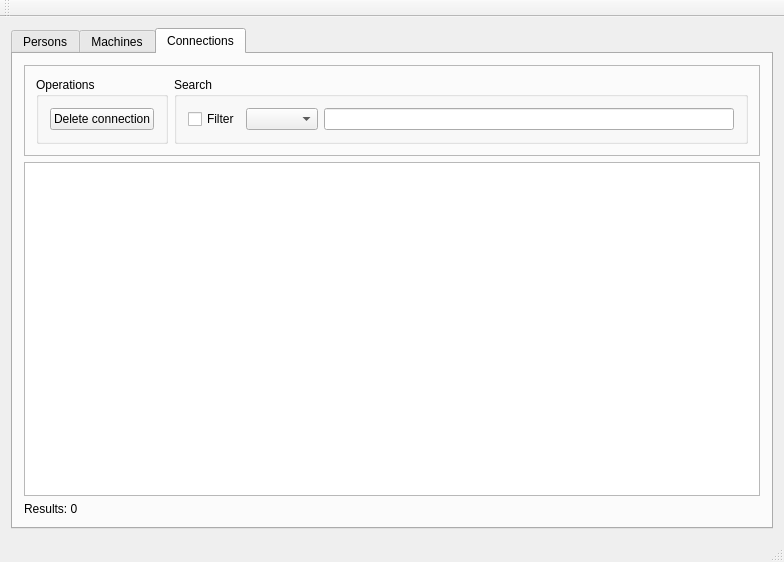
<?xml version="1.0" encoding="UTF-8"?>
<ui version="4.0">
 <class>MainWindow</class>
 <widget class="QMainWindow" name="MainWindow">
  <property name="geometry">
   <rect>
    <x>0</x>
    <y>0</y>
    <width>784</width>
    <height>562</height>
   </rect>
  </property>
  <property name="windowTitle">
   <string>Person Ex Machina</string>
  </property>
  <widget class="QWidget" name="centralWidget">
   <layout class="QVBoxLayout" name="verticalLayout">
    <item>
     <widget class="QTabWidget" name="tableTabs">
      <property name="currentIndex">
       <number>2</number>
      </property>
      <widget class="QWidget" name="personsTableTab">
       <attribute name="title">
        <string>Persons</string>
       </attribute>
       <layout class="QVBoxLayout" name="verticalLayout_2">
        <item>
         <widget class="QFrame" name="frame">
          <property name="frameShape">
           <enum>QFrame::StyledPanel</enum>
          </property>
          <property name="frameShadow">
           <enum>QFrame::Raised</enum>
          </property>
          <layout class="QHBoxLayout" name="horizontalLayout">
           <item>
            <widget class="QGroupBox" name="groupBox">
             <property name="sizePolicy">
              <sizepolicy hsizetype="Minimum" vsizetype="Minimum">
               <horstretch>0</horstretch>
               <verstretch>0</verstretch>
              </sizepolicy>
             </property>
             <property name="title">
              <string>Operations</string>
             </property>
             <layout class="QHBoxLayout" name="horizontalLayout_4">
              <item>
               <widget class="QPushButton" name="personAddButton">
                <property name="text">
                 <string>Add</string>
                </property>
               </widget>
              </item>
              <item>
               <widget class="QPushButton" name="personEditButton">
                <property name="text">
                 <string>Edit</string>
                </property>
               </widget>
              </item>
              <item>
               <widget class="QPushButton" name="personDeleteButton">
                <property name="text">
                 <string>Delete</string>
                </property>
               </widget>
              </item>
             </layout>
            </widget>
           </item>
           <item>
            <widget class="QGroupBox" name="groupBox_2">
             <property name="title">
              <string>Search</string>
             </property>
             <layout class="QHBoxLayout" name="horizontalLayout_5">
              <item>
               <widget class="QCheckBox" name="personFilterCheckBox">
                <property name="text">
                 <string>Filter</string>
                </property>
               </widget>
              </item>
              <item>
               <widget class="QComboBox" name="personSearchComboBox">
                <property name="currentText">
                 <string/>
                </property>
                <property name="currentIndex">
                 <number>-1</number>
                </property>
               </widget>
              </item>
              <item>
               <widget class="QLineEdit" name="personSearchField"/>
              </item>
             </layout>
            </widget>
           </item>
          </layout>
         </widget>
        </item>
        <item>
         <widget class="QTableView" name="personTable">
          <property name="contextMenuPolicy">
           <enum>Qt::CustomContextMenu</enum>
          </property>
          <property name="editTriggers">
           <set>QAbstractItemView::NoEditTriggers</set>
          </property>
         </widget>
        </item>
        <item>
         <widget class="QLabel" name="personResultsLabel">
          <property name="text">
           <string>Results: 0</string>
          </property>
         </widget>
        </item>
       </layout>
      </widget>
      <widget class="QWidget" name="machinesTableTab">
       <attribute name="title">
        <string>Machines</string>
       </attribute>
       <layout class="QVBoxLayout" name="verticalLayout_3">
        <item>
         <widget class="QFrame" name="frame_2">
          <property name="frameShape">
           <enum>QFrame::StyledPanel</enum>
          </property>
          <property name="frameShadow">
           <enum>QFrame::Raised</enum>
          </property>
          <layout class="QHBoxLayout" name="horizontalLayout_2">
           <item>
            <widget class="QGroupBox" name="groupBox_4">
             <property name="sizePolicy">
              <sizepolicy hsizetype="Minimum" vsizetype="Minimum">
               <horstretch>0</horstretch>
               <verstretch>0</verstretch>
              </sizepolicy>
             </property>
             <property name="title">
              <string>Operations</string>
             </property>
             <layout class="QHBoxLayout" name="horizontalLayout_7">
              <item>
               <widget class="QPushButton" name="machinesAddButton">
                <property name="text">
                 <string>Add</string>
                </property>
               </widget>
              </item>
              <item>
               <widget class="QPushButton" name="machinesEditButton">
                <property name="text">
                 <string>Edit</string>
                </property>
               </widget>
              </item>
              <item>
               <widget class="QPushButton" name="machinesDeleteButton">
                <property name="text">
                 <string>Delete</string>
                </property>
               </widget>
              </item>
             </layout>
            </widget>
           </item>
           <item>
            <widget class="QGroupBox" name="groupBox_3">
             <property name="title">
              <string>Search</string>
             </property>
             <layout class="QHBoxLayout" name="horizontalLayout_6">
              <item>
               <widget class="QCheckBox" name="machinesFilterCheckBox">
                <property name="text">
                 <string>Filter</string>
                </property>
               </widget>
              </item>
              <item>
               <widget class="QComboBox" name="machinesSearchComboBox">
                <property name="currentText">
                 <string/>
                </property>
                <property name="currentIndex">
                 <number>-1</number>
                </property>
               </widget>
              </item>
              <item>
               <widget class="QLineEdit" name="machinesSearchField"/>
              </item>
             </layout>
            </widget>
           </item>
          </layout>
         </widget>
        </item>
        <item>
         <widget class="QTableView" name="machineTable"/>
        </item>
        <item>
         <widget class="QLabel" name="machinesResultsLabel">
          <property name="text">
           <string>Results: 0</string>
          </property>
         </widget>
        </item>
       </layout>
      </widget>
      <widget class="QWidget" name="connectionTableTab">
       <attribute name="title">
        <string>Connections</string>
       </attribute>
       <layout class="QVBoxLayout" name="verticalLayout_4">
        <item>
         <widget class="QFrame" name="frame_3">
          <property name="frameShape">
           <enum>QFrame::StyledPanel</enum>
          </property>
          <property name="frameShadow">
           <enum>QFrame::Raised</enum>
          </property>
          <layout class="QHBoxLayout" name="horizontalLayout_3">
           <item>
            <widget class="QGroupBox" name="groupBox_5">
             <property name="sizePolicy">
              <sizepolicy hsizetype="Minimum" vsizetype="Minimum">
               <horstretch>0</horstretch>
               <verstretch>0</verstretch>
              </sizepolicy>
             </property>
             <property name="title">
              <string>Operations</string>
             </property>
             <layout class="QHBoxLayout" name="horizontalLayout_8">
              <item>
               <widget class="QPushButton" name="connectionsDeleteButton">
                <property name="text">
                 <string>Delete connection</string>
                </property>
               </widget>
              </item>
             </layout>
            </widget>
           </item>
           <item>
            <widget class="QGroupBox" name="groupBox_6">
             <property name="title">
              <string>Search</string>
             </property>
             <layout class="QHBoxLayout" name="horizontalLayout_9">
              <item>
               <widget class="QCheckBox" name="connectionsFilterCheckBox">
                <property name="text">
                 <string>Filter</string>
                </property>
               </widget>
              </item>
              <item>
               <widget class="QComboBox" name="connectionsSearchComboBox">
                <property name="currentText">
                 <string/>
                </property>
                <property name="currentIndex">
                 <number>-1</number>
                </property>
               </widget>
              </item>
              <item>
               <widget class="QLineEdit" name="connectionsSearchField"/>
              </item>
             </layout>
            </widget>
           </item>
          </layout>
         </widget>
        </item>
        <item>
         <widget class="QTableView" name="connectionsTable"/>
        </item>
        <item>
         <widget class="QLabel" name="connectionsResultsLabel">
          <property name="text">
           <string>Results: 0</string>
          </property>
         </widget>
        </item>
       </layout>
      </widget>
     </widget>
    </item>
   </layout>
  </widget>
  <widget class="QMenuBar" name="menuBar">
   <property name="geometry">
    <rect>
     <x>0</x>
     <y>0</y>
     <width>784</width>
     <height>22</height>
    </rect>
   </property>
  </widget>
  <widget class="QToolBar" name="mainToolBar">
   <attribute name="toolBarArea">
    <enum>TopToolBarArea</enum>
   </attribute>
   <attribute name="toolBarBreak">
    <bool>false</bool>
   </attribute>
  </widget>
  <widget class="QStatusBar" name="statusBar"/>
  <action name="actionDeletePerson">
   <property name="text">
    <string>Delete</string>
   </property>
  </action>
  <action name="actionEditPerson">
   <property name="text">
    <string>Edit</string>
   </property>
  </action>
  <action name="actionPersonConnectToMachine">
   <property name="text">
    <string>Connect to machine...</string>
   </property>
  </action>
  <action name="actionDeleteMachine">
   <property name="text">
    <string>Delete</string>
   </property>
  </action>
  <action name="actionEditMachine">
   <property name="text">
    <string>Edit</string>
   </property>
  </action>
  <action name="actionConnectToPerson">
   <property name="text">
    <string>Connect to person...</string>
   </property>
  </action>
 </widget>
 <layoutdefault spacing="6" margin="11"/>
 <resources/>
 <connections/>
</ui>
